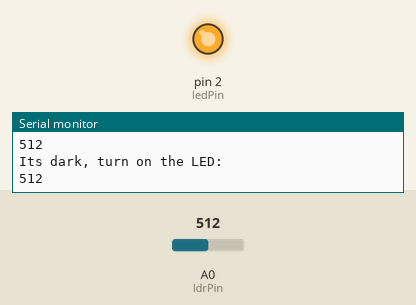
This sketch was run on a simulated Arduino Uno, built with avr-gcc and run on an emulated ATmega328P. Shown: output pins drawn as LEDs (lit = HIGH), the last lines printed to the serial monitor. The test bench sets the inputs (shaded band); at power-on: A0 (ldrPin) = 512.

Above: at 1.2 s.
1.3 s: A0 (ldrPin) set to 216
4.3 s: A0 (ldrPin) set to 184
At 4.9 s:
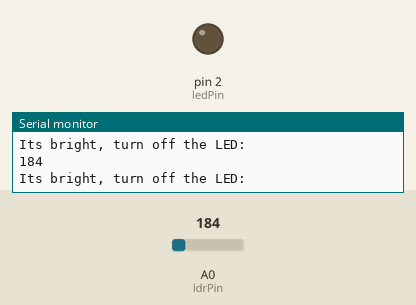
Timing chart, 0 to 7.3 s (numbered marks = the images above; inputs shaded):
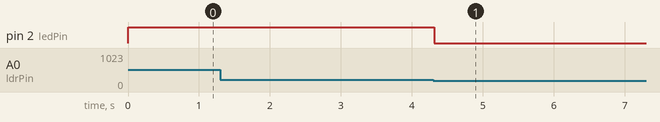

The sketch:

8_LDR_Sensor.ino
```cpp
//LDR
const int ledPin = 2;
const int ldrPin = A0;
void setup() {
  // put your setup code here, to run once:
  Serial.begin(9600);
  pinMode(ledPin, OUTPUT);
  pinMode(ldrPin, INPUT);
}

void loop() {
  // put your main code here, to run repeatedly:
  int ldrstatus = analogRead(ldrPin);
  if(ldrstatus<= 200){
    digitalWrite(ledPin, LOW);
    Serial.println("Its bright, turn off the LED: ");
    Serial.println(ldrstatus);

  }
  else{
    digitalWrite(ledPin, HIGH);
    Serial.println("Its dark, turn on the LED: ");
    Serial.println(ldrstatus);
  }
}
```

Measured:
- the behaviour switches between 201 and 200 on A0 (ldrPin) (found by bisection; images 0 and 1)
- after the input at 4.3 s, pin 2 (ledPin): HIGH → LOW at once
